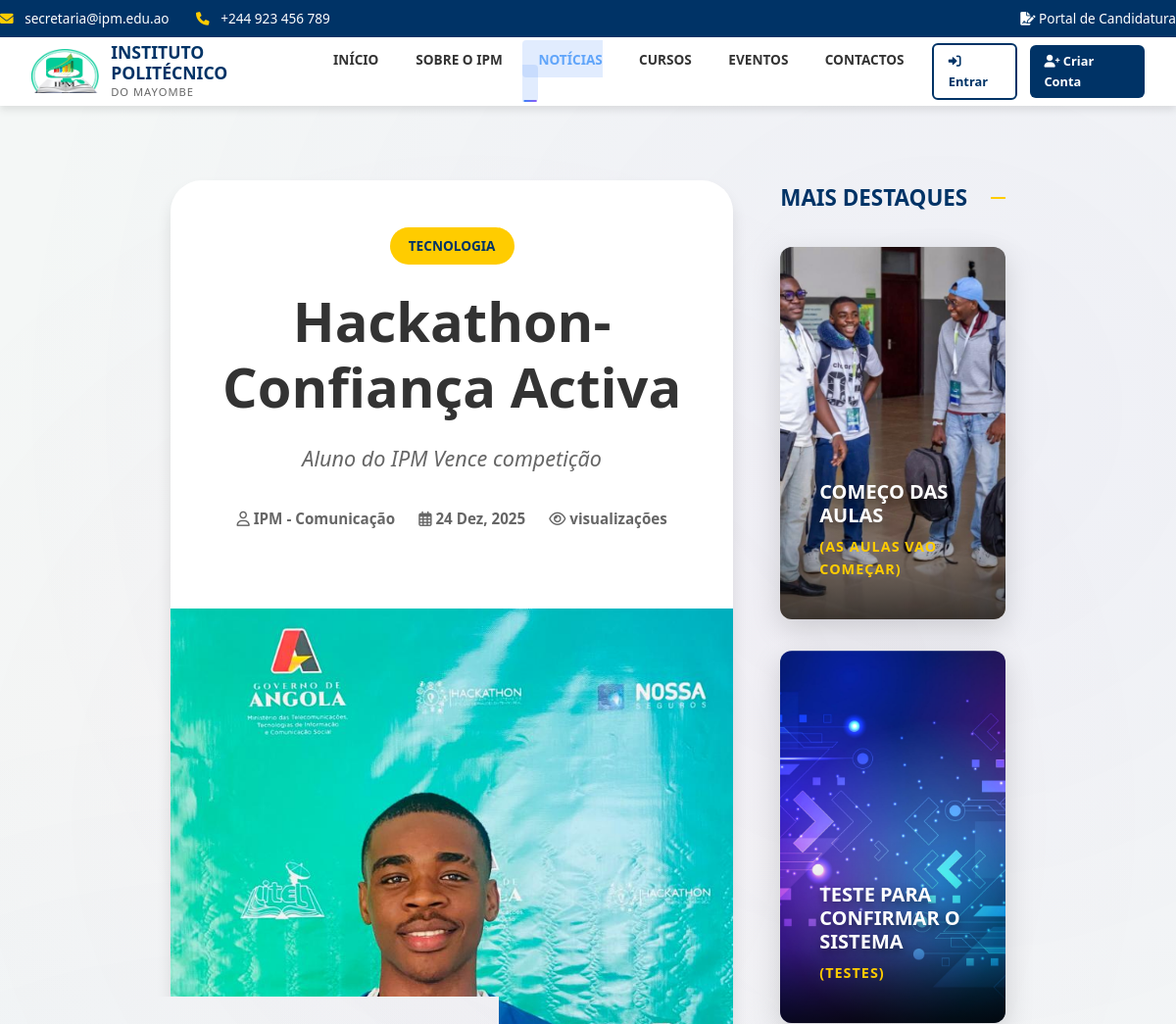
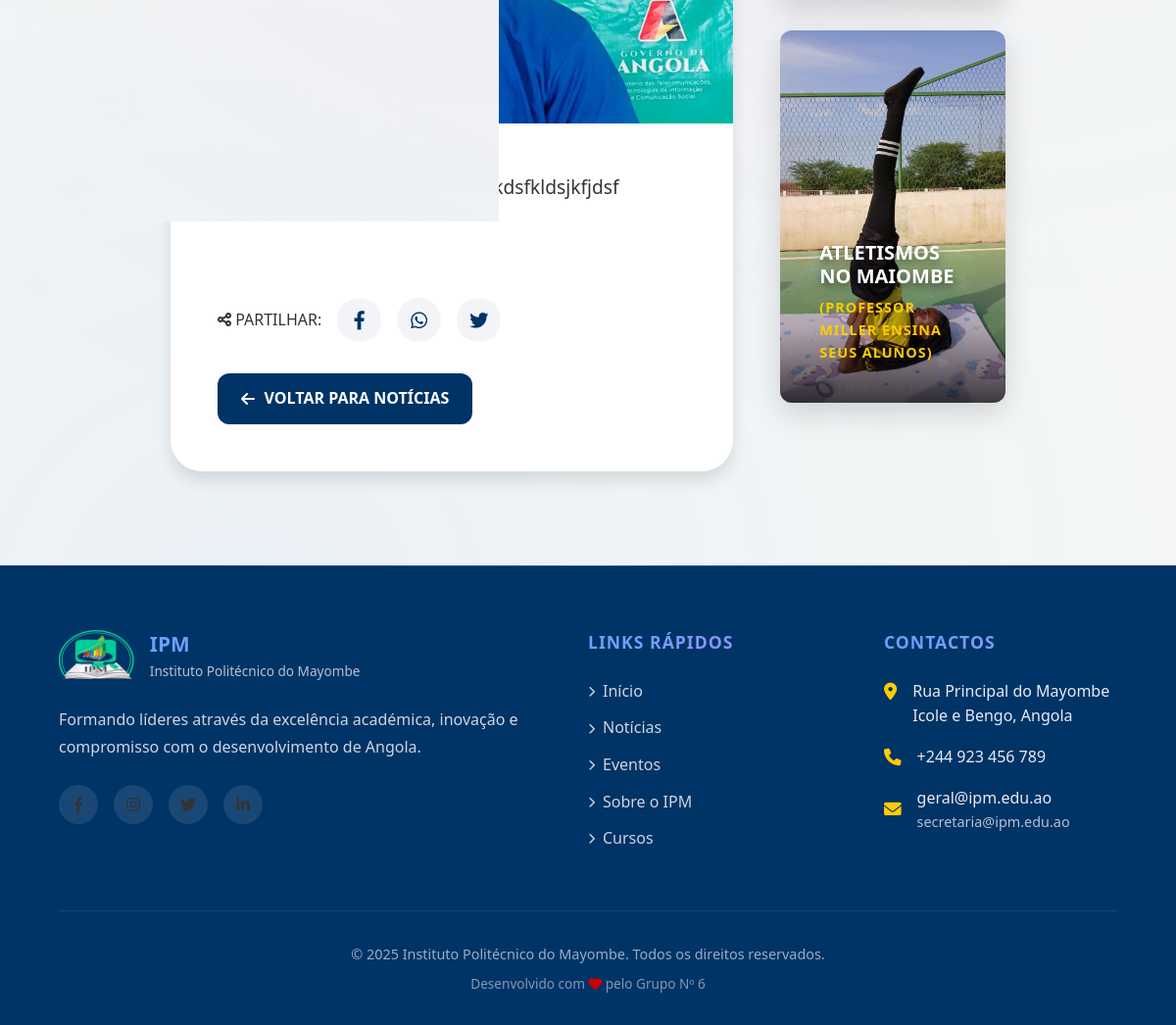
/noticia/07086782-ad2a-41c9-9fa1-812c2a08e75e/, run on the app's committed database (2 pictures, top to bottom).
### pages/models.py (models this page shows, shortened)
class Noticia(models.Model):
    id=models.UUIDField(default=uuid.uuid4, editable=False, primary_key=True)
    titulo = models.CharField(max_length=255 , blank=False, null=False, verbose_name='Título')
    subtitulo = models.CharField(max_length=255, blank=True, null=True ,verbose_name='Subtitulo')
    conteudo = models.TextField( blank=False, null=False,verbose_name='Conteúdo')
    imagem = models.ImageField(upload_to='static/uploads/images/', blank=True, null=True ,   verbose_name='Imagem')
    autor = models.CharField(max_length=150 , blank=False, null=False, verbose_name='Autor')
    categoria=models.ForeignKey(Categoria,on_delete=models.PROTECT)
    publicado_em = models.DateTimeField(auto_now_add=True , blank=False, null=False,verbose_name='Data de Publicação')
    atualizado_em = models.DateTimeField(auto_now=True , blank=False, null=False,verbose_name='Data de Actualização')
    status = models.BooleanField(default=True , blank=False, null=False)  # ativo/inativo
    exclusivo_alunos = models.BooleanField(default=False, verbose_name='Exclusivo para Alunos')  # Notícias exclusivas
    class Meta:
        verbose_name = "Notícia"
        verbose_name_plural = "Notícias"
        ordering = ['-publicado_em']          # mais recentes primeiro
        db_table = 'noticias'
        get_latest_by = 'publicado_em'
        permissions = [
            ("pode_publicar", "Pode publicar notícias"),
        ]

class Categoria(models.Model):
    id=models.UUIDField(default=uuid.uuid4, editable=False, primary_key=True)
    categoria=models.CharField(max_length=255,verbose_name='Categoria',null=False,blank=False)
    criado_em=models.DateTimeField(auto_now_add=True,blank=False,null=False,verbose_name='Data de Criação')
    class Meta:
        verbose_name='Categoria'
        verbose_name_plural='Categorias'
        ordering=['categoria']
        get_latest_by='criado_em'

### pages/views.py (the view)
# urls.py: path('noticia/<uuid:pk>/', NoticiaDetailView.as_view(), name='noticia_detail'),
class NoticiaDetailView(DetailView):
    model = Noticia
    template_name = 'pages/noticia_detail.html'
    context_object_name = 'noticia'
    def get_context_data(self, **kwargs):
        context = super().get_context_data(**kwargs)
        from .models import Categoria
        if self.request.user.is_authenticated and hasattr(self.request.user, 'aluno'):
            context['destaques'] = Noticia.objects.filter(status=True).exclude(id=self.object.id).order_by('-publicado_em')[:3]
        else:
            context['destaques'] = Noticia.objects.filter(status=True, exclusivo_alunos=False).exclude(id=self.object.id).order_by('-publicado_em')[:3]
        context['categorias'] = Categoria.objects.all()
        return context

### pages/templates/pages/noticia_detail.html (shortened to what this page needs)
{% extends 'pages/index.html' %}
{% load static %}
{% block content %}
<div class="detail-container">
    <article class="news-detail-wrapper">
        <header class="detail-header">
            <span class="detail-badge">{{ noticia.categoria.categoria }}</span>
            <h1 class="detail-title">{{ noticia.titulo }}</h1>
            {% if noticia.subtitulo %}
                <p class="detail-subtitle">{{ noticia.subtitulo }}</p>
            {% endif %}
            <div class="detail-meta">
                <span><i class="far fa-user"></i> {{ noticia.autor }}</span>
                <span><i class="far fa-calendar-alt"></i> {{ noticia.publicado_em|date:"d M, Y" }}</span>
                <span><i class="far fa-eye"></i> {{ noticia.cliques }} visualizações</span>
            </div>
        </header>
        {% if noticia.imagem %}
        <div class="detail-featured-image">
            <img src="{{ noticia.imagem.url }}" alt="{{ noticia.titulo }}">
        </div>
        {% endif %}
        <div class="detail-content">
            {{ noticia.conteudo|safe }}
        </div>
        <footer class="detail-footer">
            <div class="share-box">
                <span><i class="fas fa-share-alt"></i> PARTILHAR:</span>
                <a href="https://www.facebook.com/sharer/sharer.php?u={{ request.build_absolute_uri }}" target="_blank" title="Facebook"><i class="fab fa-facebook-f"></i></a>
                <a href="https://api.whatsapp.com/send?text={{ noticia.titulo }} - {{ request.build_absolute_uri }}" target="_blank" title="WhatsApp"><i class="fab fa-whatsapp"></i></a>
                <a href="https://twitter.com/intent/tweet?url={{ request.build_absolute_uri }}&text={{ noticia.titulo }}" target="_blank" title="Twitter"><i class="fab fa-twitter"></i></a>
            </div>
            <a href="{% url 'pages:notice' %}" class="btn-back-news">
                <i class="fas fa-arrow-left"></i> VOLTAR PARA NOTÍCIAS
            </a>
        </footer>
    </article>
    {% if destaques %}
    <section class="more-highlights">
        <div class="section-divider">
            <h2>MAIS DESTAQUES</h2>
        </div>
        <div class="responsive-cards">
            {% for destaque in destaques %}
            <article class="news-card" onclick="window.location.href='{% url 'pages:noticia_detail' destaque.id %}'">
                <img src="{% if destaque.imagem %}{{ destaque.imagem.url }}{% else %}{% static 'images/card-fallback.jpg' %}{% endif %}"
                     alt="{{ destaque.titulo }}" class="news-card-bg">
                <div class="news-card-overlay">
                    <h3 class="news-title">{{ destaque.titulo }}</h3>
                    {% if destaque.subtitulo %}
                        <p class="news-subtitle">({{ destaque.subtitulo }})</p>
                    {% endif %}
                </div>
            </article>
            {% endfor %}
        </div>
    </section>
    {% endif %}
</div>
{% endblock %}

### static/css/animations.css (style rules this page uses)
body::before { content: ''; position: fixed; top: 0; left: 0; width: 100%; height: 100%; background: radial-gradient(circle at 20% 80%, rgba(59, 130, 246, 0.05) 0%, transparent 50%), radial-gradient(circle at 80% 20%, rgba(139, 92, 246, 0.05) 0%, transparent 50%), radial-gradient(circle at 40% 40%, rgba(236, 72, 153, 0.03) 0%, transparent 50%); pointer-events: none; z-index: -1; }

### data on the page
Noticia: categoria.categoria "TECNOLOGIA", titulo "Hackathon-Confiança Activa", subtitulo "Aluno do IPM Vence competição", autor "IPM - Comunicação", publicado_em "24 Dez, 2025", imagem (picture), conteudo "jfkldsjflsdkjflkjflskafdsklkfjdslkjfkdsfkldsjkfjdsf"
Noticia: imagem (picture), titulo "COMEÇO DAS AULAS", subtitulo "AS AULAS VAO COMEÇAR"
Noticia: imagem (picture), titulo "TESTE PARA CONFIRMAR O SISTEMA", subtitulo "TESTES"
Noticia: imagem (picture), titulo "ATLETISMOS NO MAIOMBE", subtitulo "PROFESSOR MILLER ENSINA SEUS ALUNOS"
